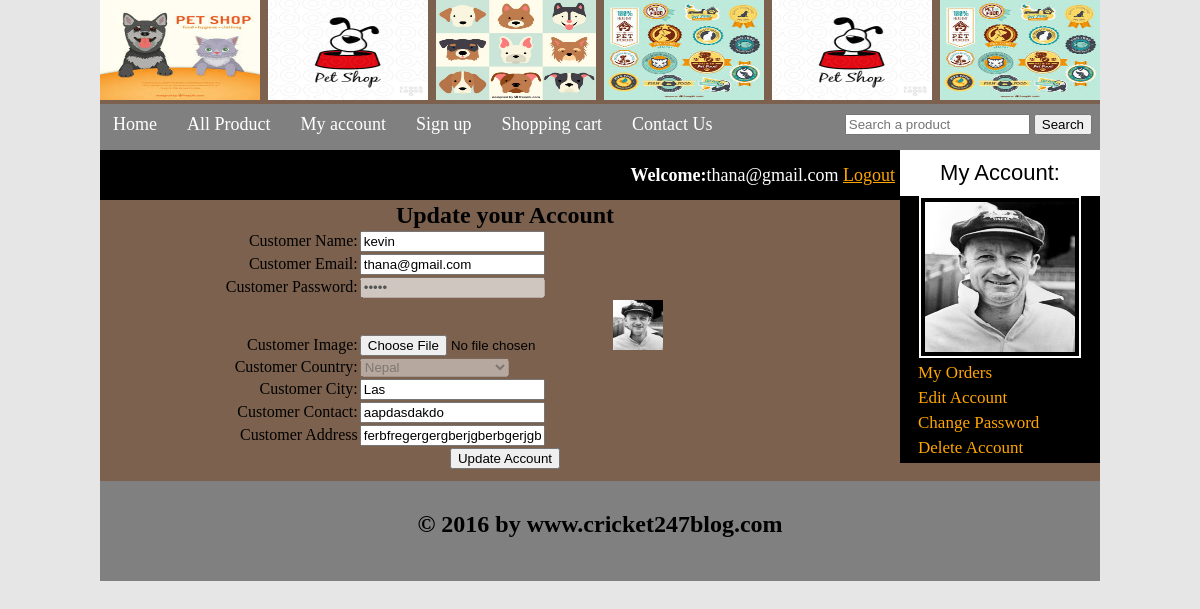
/customer/my_account.php?edit_account (signed in), run on the app's committed database.
### tables this page shows
CREATE TABLE `customers` (
  `customer_id` int(100) NOT NULL,
  `customer_ip` varchar(255) NOT NULL,
  `customer_name` text NOT NULL,
  `customer_email` varchar(100) NOT NULL,
  `customer_pass` varchar(100) NOT NULL,
  `customer_country` text NOT NULL,
  `customer_city` text NOT NULL,
  `customer_contact` varchar(255) NOT NULL,
  `customer_image` text NOT NULL,
  `customer_address` text NOT NULL
);

### customer/edit_account.php (the view, shortened to what this page needs)
	<!DOCTYPE>
<?php
include("includes/db.php");
?>
<?php
               $user = $_SESSION['customer_email'];
				$get_customer = "select * from customers where customer_email='$user'";
				$run_customer = mysqli_query($con, $get_customer);
				$row_customer = mysqli_fetch_array($run_customer);
				$name = $row_customer['customer_name'];
				$email = $row_customer['customer_email'];
				$pass = $row_customer['customer_pass'];
				$country = $row_customer['customer_country'];
				$city = $row_customer['customer_city'];
				$contact = $row_customer['customer_contact'];
				$address= $row_customer['customer_address'];
				$image = $row_customer['customer_image'];
?>
<form action="" method="post" enctype="multipart/form-data">
					<table align="center" width="750">
						<tr align="center">
							<td colspan="6"><h2>Update your Account</h2></td>
						</tr>
						<tr>
							<td align="right">Customer Name:</td>
							<td><input type="text" name="c_name" value="<?php echo $name;?>" required/></td>
						</tr>
						<tr>
							<td align="right">Customer Email:</td>
							<td><input type="text" name="c_email" value="<?php echo $email;?>" required/></td>
						</tr>
						<tr>
							<td align="right">Customer Password:</td>
							<td><input type="password" name="c_pass" value="<?php echo $pass;?>" disabled required/></td>
						</tr>
						<tr>
							<td align="right">Customer Image:</td>
							<td><input type="file" name="c_image"/><img src="customer_images/<?php echo $image; ?>" width="50" height="50"/></td>
						</tr>
						<tr>
							<td align="right">Customer Country:</td>
							<td>
							<select name="c_country" disabled>
								<option><?php echo $country; ?></option>
							</select>
							</td>
						</tr>
						<tr>
							<td align="right">Customer City:</td>
							<td><input type="text" name="c_city" value="<?php echo $city;?>"/></td>
						</tr>
						<tr>
							<td align="right">Customer Contact:</td>
							<td><input type="text" name="c_contact" value="<?php echo $contact;?>"/></td>
						</tr>
						<tr>
							<td align="right">Customer Address</td>
							<td><input type="text" name="c_address" value="<?php echo $address;?>"/></td>
						</tr>
					<tr align="center">
						<td colspan="6"><input type="submit" name="update" value="Update Account" /></td>
					</tr>
					</table>
				</form>

### customer/my_account.php (shortened to what this page needs)
<!DOCTYPE>
<?php
include("functions/functions.php");
?>
<html>
<head>
<link rel="stylesheet" href="styles/styles.css" media="all">
</head>
<body>
<div class="main_wrapper">
<div class="header_wrapper">
	<a href="../index.php"><img  src="images/petlogo.jpg" width="160px" height="100px"></a>&nbsp;
<a href="../index.php"><img src="images/petshopimg3.jpg" width="160px" height="100px"></a>&nbsp;
<a href="../index.php"><img src="images/petshopimg2.jpg" width="160px" height="100px"></a>&nbsp;
<a href="../index.php"><img src="images/petlogo3.jpg" width="160px" height="100px"></a>&nbsp;
<a href="../index.php"><img src="images/petshopimg3.jpg" width="160px" height="100px"></a>&nbsp;
<a href="../index.php"><img src="images/petlogo3.jpg" width="160px" height="100px"></a>
<div class="menubar">
<ul id="menu">
	<li><a href="../index.php">Home</a></li>
	<li><a href="../all_products.php">All Product</a></li>
	<li><a href="my_account.php">My account</a></li>
	<li><a href="#">Sign up</a></li>
	<li><a href="../cart.php">Shopping cart</a></li>
	<li><a href="#">Contact Us</a></li>
</ul>
<div id="form">
<form method="get" action="result.php" enctype="multipart/form-data">
	<input type="text" name="user_querry" placeholder="Search a product">
	<input type="submit" name="search" value="Search">
</form>
</div>
</div>
</div>
<div class="content_wrapper">
<div id="sidebar">
<div id="sidebar_title">My Account:</div>
<ul id="cats">
            <?php
				$user = $_SESSION['customer_email'];
				$get_img = "select * from customers where customer_email='$user'";
				$run_img = mysqli_query($con, $get_img);
				$row_img = mysqli_fetch_array($run_img);
				$c_image = $row_img['customer_image'];
				echo "<p style='text-align:center;'><img src='customer_images/$c_image' width='150' height='150'/></p>";
				?>
                 <li><a href="my_account.php?my_orders">My Orders</a></li>
				<li><a href="my_account.php?edit_account">Edit Account</a></li>
				<li><a href="my_account.php?change_pass">Change Password</a></li>
				<li><a href="my_account.php?delete_account">Delete Account</a></li>
</ul>
  </div>
<div id="content_area">
	<div id="shopping_cart">
		<span style="float:right;font-size:18px;padding:5px;line-height:40px;">
		<?php
					if(isset($_SESSION['customer_email'])){
					echo "<b>Welcome:</b>" . $_SESSION['customer_email'];
					}
					?>
		<?php
					if(!isset($_SESSION['customer_email'])){
					echo "<a href='checkout.php' style='color:orange;'>Login</a>";
					}
					else {
					echo "<a href='logout.php' style='color:orange;'>Logout</a>";
					}
					?>
	</span>
	</div>
	<div id="products_box">
	<?php
				if(isset($_GET['edit_account'])){
				include("edit_account.php");
				}
				?>
	</div>
</div>
</div>
<div id="footer">
<h2 style="text-align:center; padding-top:30px;">&copy; 2016 by www.cricket247blog.com</h2>
</div>
</div>
</body>
</html>

### customer/styles/styles.css (style rules this page uses)
html, body, div, span, applet, object, iframe, h1, h2, h3, h4, h5, h6, p, blockquote, pre, a, abbr, acronym, address, big, cite, code, del, dfn, em, img, ins, kbd, q, s, samp, small, strike, strong, sub, sup, tt, var, b, u, i, center, dl, dt, dd, ol, ul, li, fieldset, form, label, legend, table, caption, tbody, tfoot, thead, tr, th, td, article, aside, canvas, details, embed, figure, figcaption, footer, header, hgroup, menu, nav, output, ruby, section, summary, time, mark, audio, video { margin: 0; padding: 0; border: 0; vertical-align: baseline; }
body { background:#e6e6e6; }
.main_wrapper { width:1000px; height: auto; margin:auto; background: #7c614e; }
.header_wrapper { width:1000px; height:150px; margin:auto; }
.content_wrapper { width:1000px; margin:auto; background:#7c614e; }
#content_area { width:800px; float: left; background:#7c614e; }
#sidebar { width:200px; float:right; background:black; }
#sidebar_title { background:white; color:black; font-size:22px; font-family:arial; padding:10px; text-align:center; }
#cats { text-align: left; }
#cats li { list-style: none; display: block; margin:5px; }
#cats a { color: orange; padding: 8px; margin:5px; text-align: left; font-size: 17px; font-family: comic sans MS; text-decoration: none; }
#footer { width:1000px; height:100px; clear:both; background:gray; }
.menubar { width:1000px; height: 50px; background:gray; color: white; }
#menu { padding:0; margin:0; line-height: 40px; float: left; }
#menu li { list-style: none; display: inline; }
#menu a { text-decoration: none; padding: 8px; margin: 5px; color: white; font-size: 18px; font-family: COMIC SANS MS; }
#form { float: right; padding-right: 8px; line-height: 40px; }
#products_box { width:780px; text-align: center; margin-left: 30px; margin-bottom: 10px; }
#shopping_cart { width:800px; height: 50px; background: black; color: white; }
#cats img { border:2px solid white; padding: 4px; }

### data on the page
customers: customer_image (picture), c_name "kevin", c_email "thana@gmail.com", c_country "Nepal", c_city "Las", c_contact "aapdasdakdo", c_address "ferbfregergergberjgberbgerjgb"

### other printed values
$_SESSION['customer_email'] "thana@gmail.com"
